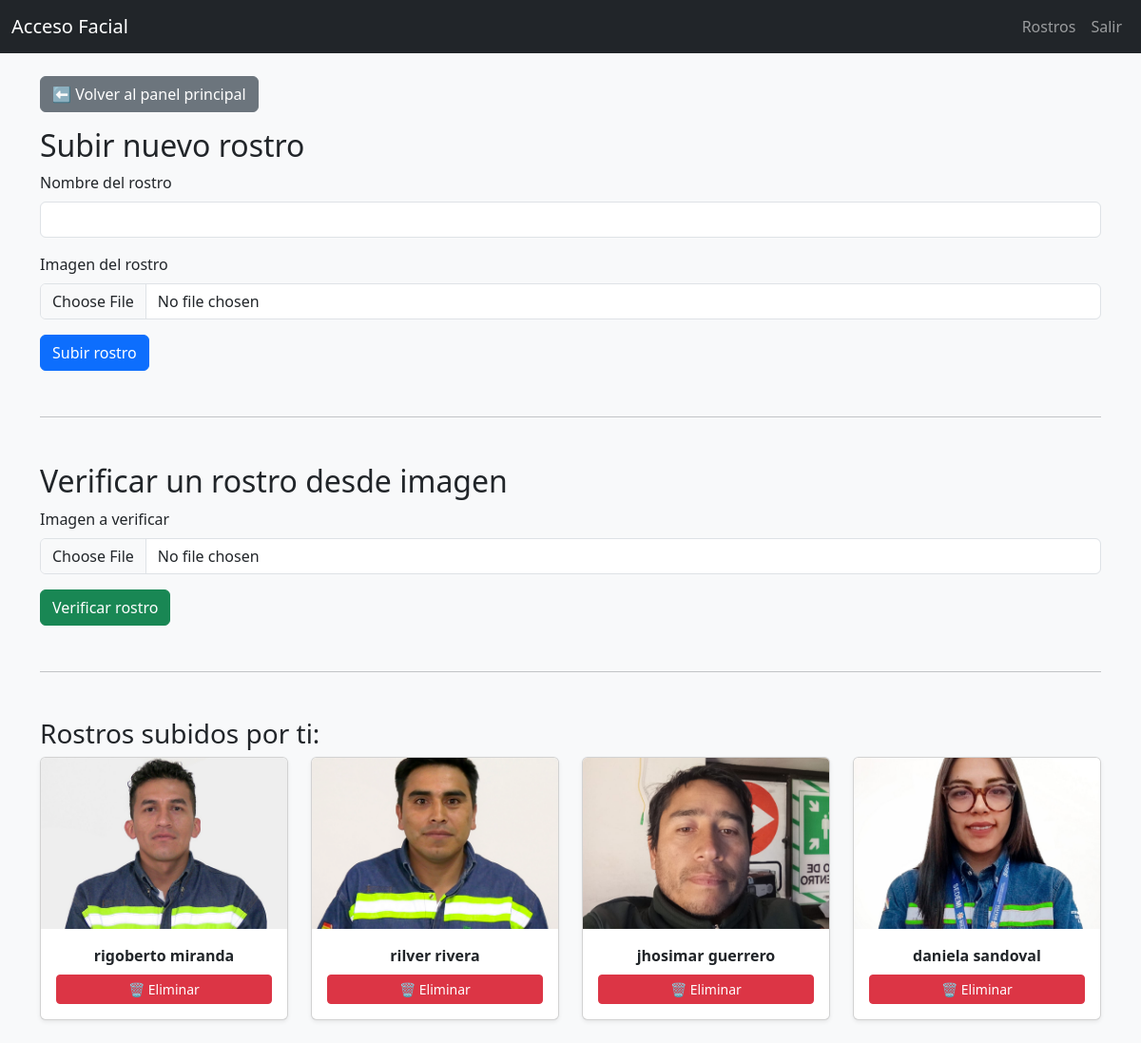
The page /faces (signed in) on the database its author committed.
### backend/database.py (models this page shows)
class Face(db.Model):
    id = db.Column(db.Integer, primary_key=True)
    filename = db.Column(db.String(150), nullable=False)
    person_name = db.Column(db.String(100), nullable=False)
    uploaded_by = db.Column(db.Integer, db.ForeignKey('user.id'))
    user = db.relationship('User', backref='faces')

### backend/routes/web.py (the view, shortened to what this page needs)
@web_routes.route("/faces", methods=["GET", "POST"])
@login_required
def manage_faces():
    upload_form = UploadFaceForm()
    verify_form = FaceVerificationForm()
    match_name = None
    no_match = False
    faces = Face.query.filter_by(uploaded_by=current_user.id).all()
    return render_template("faces.html",
        form=upload_form,
        verify_form=verify_form,
        match_name=match_name,
        no_match=no_match,
        faces=faces
    )

### backend/forms.py
class UploadFaceForm(FlaskForm):
    person_name = StringField("Nombre del rostro", validators=[DataRequired()])
    image = FileField("Imagen del rostro", validators=[
        FileRequired(), FileAllowed(['jpg', 'jpeg', 'png'], 'Solo imágenes.')
    ])
    submit = SubmitField("Subir rostro")

class FaceVerificationForm(FlaskForm):
    image = FileField("Imagen a verificar", validators=[
        FileRequired(), FileAllowed(['jpg', 'jpeg', 'png'], 'Solo imágenes.')
    ])
    submit = SubmitField("Verificar rostro")

### backend/app.py (called while the page is built)
@login_manager.user_loader
def load_user(user_id):
    return User.query.get(int(user_id))

### backend/templates/faces.html (shortened to what this page needs)
{% extends "layout.html" %}
{% block content %}
<a href="{{ url_for('web_routes.index') }}" class="btn btn-secondary mb-3">⬅ Volver al panel principal</a>
<h2>Subir nuevo rostro</h2>
<form method="POST" enctype="multipart/form-data">
    <div class="mb-3">
        {{ form.person_name.label(class="form-label") }}
        {{ form.person_name(class="form-control") }}
    </div>
    <div class="mb-3">
        {{ form.image.label(class="form-label") }}
        {{ form.image(class="form-control") }}
    </div>
    <div class="mb-3">
        {{ form.submit(class="btn btn-primary") }}
    </div>
</form>
<hr class="my-5">
<h2>Verificar un rostro desde imagen</h2>
<form method="POST" enctype="multipart/form-data">
    <div class="mb-3">
        {{ verify_form.image.label(class="form-label") }}
        {{ verify_form.image(class="form-control") }}
    </div>
    <div class="mb-3">
        {{ verify_form.submit(class="btn btn-success") }}
    </div>
</form>
<hr class="my-5">
<h3>Rostros subidos por ti:</h3>
<div class="row">
    {% for face in faces %}
    <div class="col-md-3 col-sm-4 col-6 mb-4">
        <div class="card shadow-sm h-100">
            <img src="{{ url_for('static', filename='registered_faces/' ~ face.filename) }}" class="card-img-top" style="height: 180px; object-fit: cover;">
            <div class="card-body text-center">
                <strong>{{ face.person_name }}</strong>
                <form method="POST" action="{{ url_for('web_routes.delete_face', face_id=face.id) }}" class="mt-2">
                    <button class="btn btn-sm btn-danger w-100" onclick="return confirm('¿Eliminar este rostro?')">🗑️ Eliminar</button>
                </form>
            </div>
        </div>
    </div>
    {% endfor %}
</div>
{% endblock %}

### backend/templates/layout.html (shortened to what this page needs)
<!DOCTYPE html>
<html lang="es">
<head>
    <link href="https://cdn.jsdelivr.net/npm/bootstrap@5.3.2/dist/css/bootstrap.min.css" rel="stylesheet">
</head>
<body class="bg-light">
    <nav class="navbar navbar-expand-lg navbar-dark bg-dark">
        <div class="container-fluid">
            <a class="navbar-brand" href="{{ url_for('web_routes.index') }}">Acceso Facial</a>
            <ul class="navbar-nav ms-auto">
                {% if current_user.is_authenticated %}
                    <li class="nav-item"><a class="nav-link" href="{{ url_for('web_routes.manage_faces') }}">Rostros</a></li>
                    <li class="nav-item"><a class="nav-link" href="{{ url_for('web_routes.logout') }}">Salir</a></li>
                {% else %}
                    <li class="nav-item"><a class="nav-link" href="{{ url_for('web_routes.login') }}">Entrar</a></li>
                {% endif %}
            </ul>
        </div>
    </nav>
    <div class="container mt-4">
        {% block content %}{% endblock %}
    </div>
</body>
</html>

### rows shown on the page
Face: filename (picture), person_name "rigoberto miranda"
Face: filename (picture), person_name "rilver rivera"
Face: filename (picture), person_name "jhosimar guerrero"
Face: filename (picture), person_name "daniela sandoval"

### other values the page prints
{{ verify_form.image.label(class="form-label") }} "Imagen a verificar"
